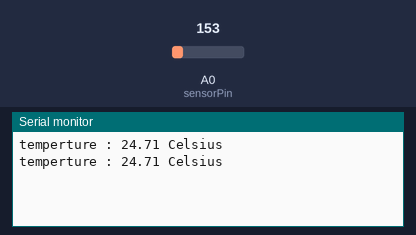
Recording of a sketch running on a simulated Arduino Uno, built with avr-gcc and run on an emulated ATmega328P. Parts: the last lines printed to the serial monitor. Inputs (shaded band) come from the test bench; at power-on: A0 (sensorPin) = 153.

Above: at 1.8 s.
1.9 s: A0 (sensorPin) set to 165
At 2.5 s:
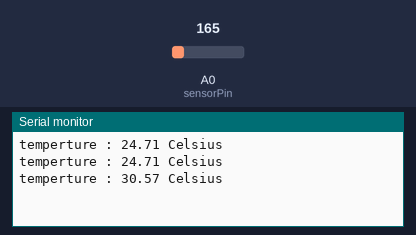
3.4 s: A0 (sensorPin) set to 175
At 4.8 s:
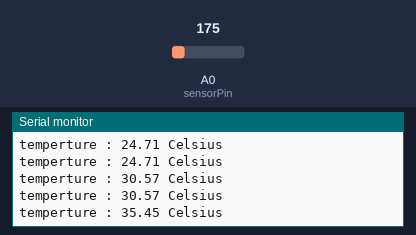
Timing chart, 0 to 6.4 s (numbered marks = the images above; inputs shaded):
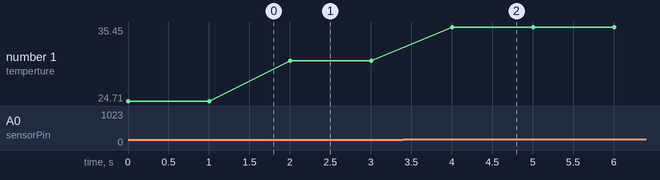

The sketch:

temperature.ino
```cpp
const int sensorPin = A0;  // กำหนดขาที่เซ็นเซอร์ต่อ


void setup() {

  Serial.begin(9600);  // เริ่มต้น Serial communication

  pinMode(A0,INPUT);

}


void loop() {

  // อ่านค่าแอนะล็อกจากเซ็นเซอร์

  int sensorValue = analogRead(sensorPin);


  // แปลงค่าแอนะล็อกเป็นอุณหภูมิ (ค่าขอบเขตและการแปลงค่าอาจต้องปรับแต่งตาม TMP36 ที่ใช้)

  float temperature = (sensorValue * 0.004882814) - 0.5;

  temperature = temperature * 100;


  // แสดงผลลัพธ์ทาง Serial Monitor

  Serial.print("temperture : ");

  Serial.print(temperature);

  Serial.println(" Celsius");


  delay(1000);

}
//https://www.allnewstep.com/product/697/tmp36-analog-temperature-sensor-tmp36-%E0%B9%80%E0%B8%8B%E0%B8%99%E0%B9%80%E0%B8%8B%E0%B8%AD%E0%B8%A3%E0%B9%8C%E0%B8%AD%E0%B8%B8%E0%B8%93%E0%B8%AB%E0%B8%A0%E0%B8%B9%E0%B8%A1%E0%B8%B4-ic-tmp36
```

Measured:
- after the input at 1.9 s, the serial monitor: prints a new line after 0.10 s (image 1)
- after the input at 3.4 s, the serial monitor: prints a new line after 0.60 s (image 2)
- plotted number 1: 24.71 → 30.57 after the input at 1.9 s, 30.57 → 35.45 after the input at 3.4 s
